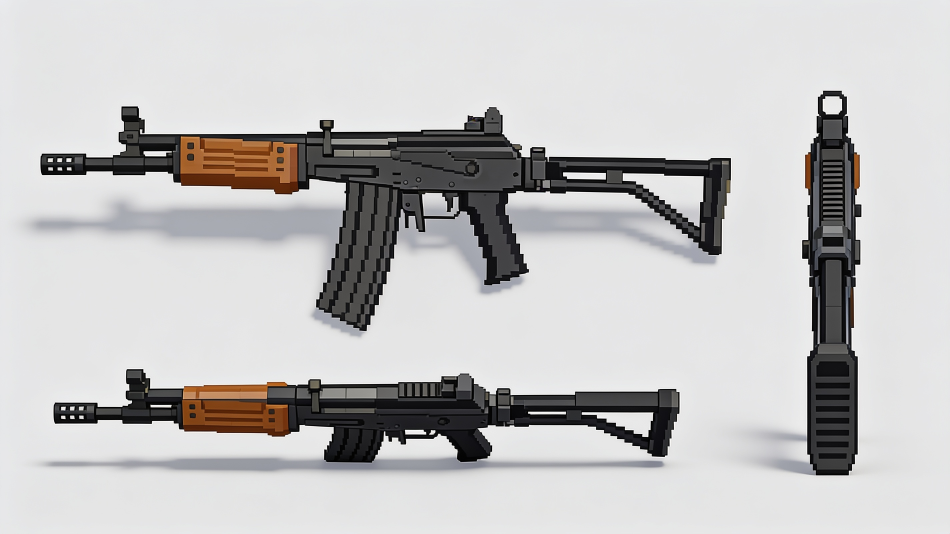
#> input picture assets/sources/reference/galil_views.png, 2848 x 1600 px (shown at 1/3 size)
$ python make_galil.py
#> lines starting #> are read from the running program, lines starting #| are printed output that depends on the picture
### tools/bbmodel.py
"""Blockbench helper: check a .bbmodel against ART_SPEC.md and convert it to .glb.

    python3 tools/bbmodel.py assets/sources/enemy_insurgent.bbmodel assets/characters/enemy_insurgent.glb
    python3 tools/bbmodel.py assets/sources/enemy_insurgent.bbmodel          (check only)

Units: 1 Blockbench unit = 1 texture pixel = 1/32 m (ART_SPEC.md, section 2);
weapons and first-person hands 1/256 m (section 5), picked from the output folder.
Blockbench's own File → Export → glTF works too (export scale 32); this script is a
fallback and what Claude uses to check files.
"""
import base64, json, math, struct, sys

UNITS_PER_M = 32

# Faces: outward normal, and the four corners as (x, y, z) picks from (min, max) in the
# order top-left, top-right, bottom-right, bottom-left as seen from outside, matching
# Blockbench's UV layout (u to the right, v down).
FACES = {
    'north': ((0, 0, -1), [(1, 1, 0), (0, 1, 0), (0, 0, 0), (1, 0, 0)]),
    'south': ((0, 0, 1), [(0, 1, 1), (1, 1, 1), (1, 0, 1), (0, 0, 1)]),
    'east': ((1, 0, 0), [(1, 1, 1), (1, 1, 0), (1, 0, 0), (1, 0, 1)]),
    'west': ((-1, 0, 0), [(0, 1, 0), (0, 1, 1), (0, 0, 1), (0, 0, 0)]),
    'up': ((0, 1, 0), [(0, 1, 0), (1, 1, 0), (1, 1, 1), (0, 1, 1)]),
    'down': ((0, -1, 0), [(0, 0, 1), (1, 0, 1), (1, 0, 0), (0, 0, 0)]),
}


def rot_matrix(deg):
    """Blockbench element/group rotation [x, y, z] in degrees (applied Z, then Y, then X)."""
    rx, ry, rz = (math.radians(a) for a in deg)
    cx, sx, cy, sy, cz, sz = math.cos(rx), math.sin(rx), math.cos(ry), math.sin(ry), math.cos(rz), math.sin(rz)
    X = [[1, 0, 0], [0, cx, -sx], [0, sx, cx]]
    Y = [[cy, 0, sy], [0, 1, 0], [-sy, 0, cy]]
    Z = [[cz, -sz, 0], [sz, cz, 0], [0, 0, 1]]
    mul = lambda A, B: [[sum(A[i][k] * B[k][j] for k in range(3)) for j in range(3)] for i in range(3)]
    return mul(mul(X, Y), Z)


def apply(M, v):
    return [sum(M[i][k] * v[k] for k in range(3)) for i in range(3)]


def load(path):
    bb = json.load(open(path, encoding='utf-8'))
    elements = {e['uuid']: e for e in bb.get('elements', [])}
    groups = {g['uuid']: g for g in bb.get('groups', [])}  # newer files keep groups here
    return bb, elements, groups


def walk(bb, elements, groups):
    """Yield the outliner as a tree: {'name', 'origin', 'rotation', 'cubes': [...], 'children': [...]}"""
    def node(item):
        if isinstance(item, str):
            if item in elements:
                return ('cube', elements[item])
            if item in groups:
                g = dict(groups[item]); g.setdefault('children', [])
                return node(g)
            return None
        g = dict(item)
        if 'children' in g and not isinstance(g.get('children'), list):
            g['children'] = []
        if g.get('uuid') in groups and not g.get('origin'):
            g = {**groups[g['uuid']], **g}
        kids = [node(c) for c in g.get('children', [])]
        return ('group', {'name': g.get('name', 'group'), 'origin': g.get('origin', [0, 0, 0]),
                          'rotation': g.get('rotation', [0, 0, 0]), 'visibility': g.get('visibility', True),
                          'children': [k for k in kids if k]})
    return [n for n in (node(i) for i in bb.get('outliner', [])) if n]


def triangles(bb):
    n = 0
    for e in bb.get('elements', []):
        if e.get('type', 'cube') == 'cube':
            n += 2 * sum(1 for f in e.get('faces', {}).values() if f and f.get('texture') is not None)
        elif e.get('type') == 'mesh':
            for f in e.get('faces', {}).values():
                n += max(0, len(f.get('vertices', [])) - 2)
    return n


# [8 lines left out: function names, not called in this run]


def to_glb(path_in, path_out, units_per_m=None):
    """units_per_m: 32 for characters, items and blocks; 256 for weapons and first-person hands."""
    if units_per_m is None:
        units_per_m = 256 if ('/weapons/' in path_out.replace('\\', '/') or 'player_hands' in path_out) else UNITS_PER_M
    bb, elements, groups = load(path_in)
    tree = walk(bb, elements, groups)
    tex = (bb.get('textures') or [None])[0]
    tw = (tex or {}).get('uv_width') or bb.get('resolution', {}).get('width', 16)
    th = (tex or {}).get('uv_height') or bb.get('resolution', {}).get('height', 16)
    s = 1 / units_per_m

    nodes, meshes, accessors, views = [], [], [], []
    blob = bytearray()

    def add_view(data, target=None):
        while len(blob) % 4:
            blob.append(0)
        views.append({'buffer': 0, 'byteOffset': len(blob), 'byteLength': len(data), **({'target': target} if target else {})})
        blob.extend(data)
        return len(views) - 1

    def add_acc(fmt, rows, comp, typ, target, minmax=False):
        data = b''.join(struct.pack(fmt, *r) if isinstance(r, (list, tuple)) else struct.pack(fmt, r) for r in rows)
        acc = {'bufferView': add_view(data, target), 'componentType': comp, 'count': len(rows), 'type': typ}
        if minmax:
            acc['min'] = [min(r[i] for r in rows) for i in range(3)]
            acc['max'] = [max(r[i] for r in rows) for i in range(3)]
        accessors.append(acc)
        return len(accessors) - 1

    def cube_mesh(e, parent_origin):
        """Mesh in the parent group's space (positions relative to the group's pivot)."""
        f0, t0 = e['from'], e['to']
        infl = e.get('inflate', 0)
        lo = [min(f0[i], t0[i]) - infl for i in range(3)]
        hi = [max(f0[i], t0[i]) + infl for i in range(3)]
        R = rot_matrix(e.get('rotation', [0, 0, 0]))
        o = e.get('origin', [0, 0, 0])
        pos, nor, uv, idx = [], [], [], []
        for face, (n, corners) in FACES.items():
            fd = e.get('faces', {}).get(face)
            if not fd or fd.get('texture') is None:
                continue
            u1, v1, u2, v2 = fd.get('uv', [0, 0, 0, 0])
            quad_uv = [(u1, v1), (u2, v1), (u2, v2), (u1, v2)]
            r = int(fd.get('rotation', 0) or 0) // 90
            quad_uv = quad_uv[-r:] + quad_uv[:-r] if r else quad_uv
            base = len(pos)
            for (cx, cy, cz), (u, v) in zip(corners, quad_uv):
                p = [(lo, hi)[cx][0], (lo, hi)[cy][1], (lo, hi)[cz][2]]
                p = apply(R, [p[i] - o[i] for i in range(3)])
                p = [p[i] + o[i] - parent_origin[i] for i in range(3)]
                pos.append([c * s for c in p]); nor.append(apply(R, list(n))); uv.append([u / tw, v / th])
            idx += [base, base + 2, base + 1, base, base + 3, base + 2]
        if not pos:
            return None
        prim = {'attributes': {'POSITION': add_acc('<3f', pos, 5126, 'VEC3', 34962, True),
                               'NORMAL': add_acc('<3f', nor, 5126, 'VEC3', 34962),
                               'TEXCOORD_0': add_acc('<2f', uv, 5126, 'VEC2', 34962)},
                'indices': add_acc('<H', idx, 5123, 'SCALAR', 34963)}
        if tex:
            prim['material'] = 0
        meshes.append({'name': e.get('name', 'cube'), 'primitives': [prim]})
        return len(meshes) - 1

    def emit(kind, n, parent_origin):
        if kind == 'cube':
            m = cube_mesh(n, parent_origin)
            if m is None:
                return None
            nodes.append({'name': n.get('name', 'cube'), 'mesh': m})
            return len(nodes) - 1
        o = n['origin']
        node = {'name': n['name'], 'translation': [(o[i] - parent_origin[i]) * s for i in range(3)]}
        if any(n['rotation']):
            rx, ry, rz = (math.radians(a) / 2 for a in n['rotation'])
            # X·Y·Z rotation as a quaternion
            qx = [math.sin(rx), 0, 0, math.cos(rx)]; qy = [0, math.sin(ry), 0, math.cos(ry)]; qz = [0, 0, math.sin(rz), math.cos(rz)]
            def qm(a, b):
                return [a[3]*b[0]+a[0]*b[3]+a[1]*b[2]-a[2]*b[1], a[3]*b[1]-a[0]*b[2]+a[1]*b[3]+a[2]*b[0],
                        a[3]*b[2]+a[0]*b[1]-a[1]*b[0]+a[2]*b[3], a[3]*b[3]-a[0]*b[0]-a[1]*b[1]-a[2]*b[2]]
            node['rotation'] = qm(qm(qx, qy), qz)
        nodes.append(node)
        me = len(nodes) - 1
        kids = [emit(k, c, o) for k, c in n['children']]
        kids = [k for k in kids if k is not None]
        if kids:
            nodes[me]['children'] = kids
        return me

    roots = [r for r in (emit(k, n, [0, 0, 0]) for k, n in tree) if r is not None]
    gltf = {'asset': {'version': '2.0', 'generator': 'warehouse-7 tools/bbmodel.py'},
            'scene': 0, 'scenes': [{'nodes': roots}], 'nodes': nodes, 'meshes': meshes,
            'accessors': accessors, 'bufferViews': views}
    if tex:
        src = tex.get('source', '')
        png = base64.b64decode(src.split(',', 1)[1]) if src.startswith('data:') else open(tex['path'], 'rb').read()
        img_view = add_view(png)
        gltf.update({'images': [{'bufferView': img_view, 'mimeType': 'image/png'}],
                     'samplers': [{'magFilter': 9728, 'minFilter': 9728}],
                     'textures': [{'source': 0, 'sampler': 0}],
                     'materials': [{'name': 'skin', 'pbrMetallicRoughness': {'baseColorTexture': {'index': 0}, 'metallicFactor': 0, 'roughnessFactor': 1}}]})
    gltf['bufferViews'] = views
    gltf['buffers'] = [{'byteLength': len(blob)}]
    js = json.dumps(gltf, separators=(',', ':')).encode()
    js += b' ' * (-len(js) % 4)
    blob += b'\0' * (-len(blob) % 4)
    out = struct.pack('<III', 0x46546C67, 2, 12 + 8 + len(js) + 8 + len(blob))
    out += struct.pack('<II', len(js), 0x4E4F534A) + js + struct.pack('<II', len(blob), 0x004E4942) + bytes(blob)
    open(path_out, 'wb').write(out)
    return len(out)


# [7 lines that do not run on import are left out]

### tools/make_galil.py
"""Draft classic Galil AR (brown wooden handguard, folding tube stock) for Blockbench, built
from the upper left side view of the OpenArt sheet assets/sources/reference/galil_views.png.
The sheet's right-hand view came out wrong and isn't used; widths follow the real rifle. The
stock is the real Galil's skeleton stock: a top tube, a lower tube bending down to the butt,
and the butt plate.

Writes assets/sources/galil.bbmodel (open in Blockbench) and assets/weapons/galil.glb.

Weapons use a finer scale than the world (ART_SPEC.md section 5):
1 Blockbench unit = 1 texture pixel = 1/256 m.

    python3 tools/make_galil.py
"""
import base64, io, json, os, random, sys, uuid
from PIL import Image

sys.path.insert(0, os.path.dirname(__file__))
from make_palette import RAMPS
import bbmodel

ROOT = os.path.join(os.path.dirname(__file__), '..')
REF = os.path.join(ROOT, 'assets', 'sources', 'reference', 'galil_views.png')
UNITS = 256           # Blockbench units per metre for weapons
LENGTH_M = 0.98       # muzzle to butt plate, stock extended (the real Galil AR: 0.98 m)

ref = Image.open(REF).convert('RGB')
S = ref.width / 2000  # the measurements below were taken on a 2000 px wide copy
SIDE_X0, SIDE_X1 = 85, 1540                    # muzzle to butt plate (2000-wide coordinates)
U = (SIDE_X1 - SIDE_X0) / (LENGTH_M * UNITS)   # reference pixels per Blockbench unit
OX, OY = 1025, 398                             # top of the pistol grip (weapon origin)

# olive warhead, black steel, orange-brown wood
USE = ('Gun metal', 'Concrete', 'Army green', 'Wood', 'Yellow', 'Rust and oil', 'Khaki cloth', 'Extras')
PAL = [tuple(int(c[k:k + 2], 16) for k in (0, 2, 4)) for name, ramp in RAMPS if name in USE for c in ramp]
NAMED = {name: [tuple(int(c[k:k + 2], 16) for k in (0, 2, 4)) for c in ramp] for name, ramp in RAMPS}

clean = ref


def nearest(c, pal=None):
    return min(pal or PAL, key=lambda p: (p[0] - c[0]) ** 2 + (p[1] - c[1]) ** 2 + (p[2] - c[2]) ** 2)


def is_bg(c):
    return min(c) > 190 and max(c) - min(c) < 18


def sample(box, w, h, mirror=False, quad=None, pal=None):
    """Take a region of the reference (2000-wide coordinates), shrink it to w x h and snap it to
    the palette. `quad` (4 corners: top-front, bottom-front, bottom-back, top-back) samples a
    slanted part, like the grip, along its own lean. Background pixels become the part's colour."""
    if quad:
        img = clean.transform((w * 8, h * 8), Image.QUAD, [v * S for pt in quad for v in pt], Image.NEAREST)
    else:
        x0, y0, x1, y1 = (round(v * S) for v in box)
        img = clean.crop((x0, y0, max(x1, x0 + 1), max(y1, y0 + 1)))
    px = list(img.get_flattened_data()) if hasattr(img, 'get_flattened_data') else list(img.getdata())
    solid = [c for c in px if not is_bg(c)] or [NAMED['Gun metal'][1]]
    fill = sorted(solid, key=sum)[len(solid) // 2]
    img.putdata([fill if is_bg(c) else c for c in px])
    img = img.resize((w, h), Image.BOX)
    if mirror:
        img = img.transpose(Image.FLIP_LEFT_RIGHT)
    return [[nearest(img.getpixel((x, y)), pal) for x in range(w)] for y in range(h)]


# [4 lines left out: function flat, not called in this run]


import math


def ramps(*names):
    return [c for n in names for c in NAMED[n]]


# colour families, so a part's light and dark shades stay in its own colour
OLIVE = ramps('Army green', 'Gun metal', 'Yellow')
WOOD = ramps('Wood', 'Yellow', 'Rust and oil', 'Gun metal')
STEEL = ramps('Gun metal', 'Concrete', 'Extras')


def median_colour(box, pal=None):
    x0, y0, x1, y1 = (round(v * S) for v in box)
    img = clean.crop((x0, y0, max(x1, x0 + 1), max(y1, y0 + 1)))
    px = list(img.get_flattened_data()) if hasattr(img, "get_flattened_data") else list(img.getdata())
    solid = [c for c in px if not is_bg(c)] or [NAMED['Gun metal'][1]]
    return nearest(sorted(solid, key=sum)[len(solid) // 2], pal)


def flat_col(col, w, h, shade, seed, pal=None):
    r = random.Random(seed)
    k = 0.82 + 0.06 * shade
    out = []
    for _ in range(h):
        row = []
        for _ in range(w):
            j = k + (r.random() - 0.5) * 0.06
            row.append(nearest(tuple(max(0, min(255, int(v * j))) for v in col), pal))
        out.append(row)
    return out


# Each part: name, side-view box (2000-wide coordinates) x0, x1, y0, y1; 'round' parts are
# centred on the axis with the box's height as their diameter; others keep their place and
# take `half` (half width in Blockbench units). Optional xoff, lean, group, shade.
def tube(name, xa, ya, xb, yb, thick, half):
    """A straight tube from (xa, ya) to (xb, yb) on the side view, `thick` px thick."""
    p = part(name, min(xa, xb), max(xa, xb), min(ya, yb) - thick / 2, max(ya, yb) + thick / 2, half=half)
    p['tilt'] = (xa, ya, xb, yb, thick)
    return p


def part(name, x0, x1, y0, y1, half=None, shade=2, xoff=0.0, lean=0, group=None, round_=False, pal=None, tex=None):
    if pal is None:
        pal = WOOD if 'handguard' in name else STEEL
    return {'name': name, 'img': (x0, y0, x1, y1), 'half': half, 'shade': shade, 'xoff': xoff, 'lean': lean,
            'group': group, 'round': round_, 'pal': pal, 'tex': tex}


def rnd(name, x0, x1, y0, y1, group=None, shade=2, pal=None):
    return part(name, x0, x1, y0, y1, group=group, shade=shade, round_=True, pal=pal)


SY = 250                           # line of sight: rear aperture to the front post's tip
U_ = (SIDE_X1 - SIDE_X0) / (LENGTH_M * UNITS)
HOLE = 3.0 * U_                    # the rear aperture's hole, in sheet pixels
GALIL = {
    'name': 'galil', 'out': ('weapons', 'galil.glb'),
    'x0': SIDE_X0, 'x1': SIDE_X1, 'length': LENGTH_M, 'origin': (OX, OY), 'axis': 346,
    'parts': [
        part('flash_hider', 85, 182, 322, 370, half=3.6),
        part('barrel', 180, 380, 332, 362, half=2.2),
        part('front_sight_base', 240, 306, 300, 372, half=3.0),
        part('front_post', 272, 284, SY, 300, half=0.5),
        part('front_ear_left', 255, 302, 226, 300, half=0.5, xoff=-1.7),
        part('front_ear_right', 255, 302, 226, 300, half=0.5, xoff=1.7),
        part('gas_tube', 300, 640, 282, 318, half=2.2),
        part('handguard', 378, 632, 316, 400, half=5.4),
        part('receiver', 630, 1100, 278, 398, half=4.0),
        part('receiver_cover', 880, 1092, 268, 300, half=3.6),
        part('charging_handle', 675, 702, 252, 332, half=1.0, xoff=5.0, group='charging_handle'),
        part('rear_sight_base', 980, 1062, 272, 292, half=2.4),
        part('rear_aperture_left', 1018, 1046, 226, 290, half=0.35, xoff=-1.85),
        part('rear_aperture_right', 1018, 1046, 226, 290, half=0.35, xoff=1.85),
        part('rear_aperture_top', 1018, 1046, 226, SY - HOLE / 2, half=1.5),
        part('rear_aperture_bottom', 1018, 1046, SY + HOLE / 2, 290, half=1.5),
        part('trigger_housing', 840, 1072, 396, 432, half=3.4),
        part('trigger_guard', 840, 965, 440, 452, half=1.3),
        part('guard_front', 840, 852, 420, 452, half=1.3),
        part('trigger', 938, 954, 405, 446, half=0.7),
        part('pistol_grip', 985, 1065, 396, 578, half=3.6, lean=34),   # real length: ends just under the fist
        part('magazine', 735, 835, 386, 690, half=3.0, lean=-66, group='magazine'),
        # the folding tube stock, unfolded
        part('stock_hinge', 1098, 1152, 310, 402, half=4.4),
        part('stock_top_tube', 1150, 1482, 330, 370, half=2.6),
        part('stock_lower_tube', 1150, 1342, 378, 402, half=2.2),
        tube('stock_brace', 1338, 390, 1478, 492, 22, 2.2),
        part('butt_plate', 1478, 1540, 330, 540, half=5.0),
    ],
    'points': {
        'muzzle': (84, 346),
        'sight': (1032, SY),           # the rear aperture, lined up with the front post's tip
        'eye': (1225, SY),             # cheek on the stock, eye a hand's width behind the aperture
        'hand_left': (500, 400, -2.0),
    },
    'pivots': {'magazine': (737, 388), 'charging_handle': (688, 292)},
}


def make(spec):
    if 'scale_from' in spec:
        (a0, a1), (b0, b1) = spec['scale_from']
        u = U * (a1 - a0) / (b1 - b0)
    else:
        u = (spec['x1'] - spec['x0']) / (spec['length'] * UNITS)
    ox, oy = spec['origin']
    tz = lambda x: (x - ox) / u
    ty = lambda y: (oy - y) / u
    axis = spec['axis']
    cubes = []
    for b in spec['parts']:
        x0, y0, x1, y1 = b['img']
        z0, z1 = sorted((tz(x0), tz(x1 + b['lean'])))
        if b['round']:
            r = (y1 - y0) / 2 / u
            ya, yb, h = ty(axis) - r, ty(axis) + r, r
        else:
            ya, yb = sorted((ty(y0), ty(y1)))
            h = b['half']
        c = {**b, 'from': [b['xoff'] - h, ya, z0], 'to': [b['xoff'] + h, yb, z1], 'col': median_colour(b['tex'] or b['img'], b['pal'])}
        if b.get('tilt'):
            xa, ya_, xb, yb_, th = b['tilt']
            L = math.hypot(xb - xa, yb_ - ya_) / u
            za, yc = tz(xa), ty(ya_)
            c['from'] = [b['xoff'] - h, yc - th / 2 / u, za]
            c['to'] = [b['xoff'] + h, yc + th / 2 / u, za + L]
            c['rot'] = math.degrees(math.atan2(yb_ - ya_, xb - xa))   # +x rotation turns the tube's far end down
            c['origin'] = [0, yc, za]
        if b['lean']:
            ang = math.degrees(math.atan2(b['lean'], y1 - y0))
            c['to'][2] = tz(x1); c['from'][2] = tz(x0)
            c['rot'] = -ang; c['origin'] = [0, ty(y0), tz((x0 + x1) / 2)]
            c['quad'] = [(x0, y0), (x0 + b['lean'], y1), (x1 + b['lean'], y1), (x1, y0)]
        cubes.append(c)
#> this loop made 27 passes
#> pass 1, in median_colour, `img = clean.crop((x0, y0, max(x1, x0 + 1), max(y1, y0 + 1)))`:
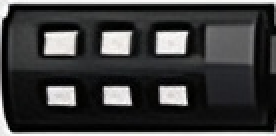
#> img: PIL image 138x68 RGB (shown 2 times larger); mean R, G, B 62.2, 62.4, 62.4
#> pass 2, in median_colour (call 2), `img = clean.crop((x0, y0, max(x1, x0 + 1), max(y1, y0 + 1)))`:
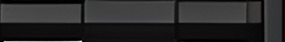
#> img: PIL image 285x42 RGB; mean R, G, B 41.6, 41.5, 41.6
#> after the loop, cubes = 27 items
    faces = []
    for c in cubes:
        w, hgt, d = (max(1, round(t - f)) for f, t in zip(c['from'], c['to']))
        q = c.get('quad')
        side = lambda w_, h_, c=c, q=q: sample(c['tex'] or c['img'], w_, h_, quad=None if c['tex'] else q, pal=c['pal'])
        mirror = lambda w_, h_, c=c, q=q: sample(c['tex'] or c['img'], w_, h_, mirror=True, quad=None if c['tex'] else q, pal=c['pal'])
        faces += [(c, 'west', d, hgt, side), (c, 'east', d, hgt, mirror),
                  (c, 'north', w, hgt, lambda w_, h_, c=c: flat_col(c['col'], w_, h_, c['shade'] - 1, len(c['name']), c['pal'])),
                  (c, 'south', w, hgt, lambda w_, h_, c=c: flat_col(c['col'], w_, h_, c['shade'] - 1, len(c['name']) + 2, c['pal'])),
                  (c, 'up', w, d, lambda w_, h_, c=c: flat_col(c['col'], w_, h_, c['shade'] + 1, len(c['name']) + 3, c['pal'])),
                  (c, 'down', w, d, lambda w_, h_, c=c: flat_col(c['col'], w_, h_, c['shade'] - 2, len(c['name']) + 4, c['pal']))]
#> this loop made 27 passes
#> (w, hgt, d) on passes 1 to 8: (7, 8, 17), (4, 5, 34), (6, 12, 11), (1, 9, 2), (1, 13, 8), (1, 13, 8), (4, 6, 59), (11, 14, 44)
#> (the rest of the program and of its run is left out)
